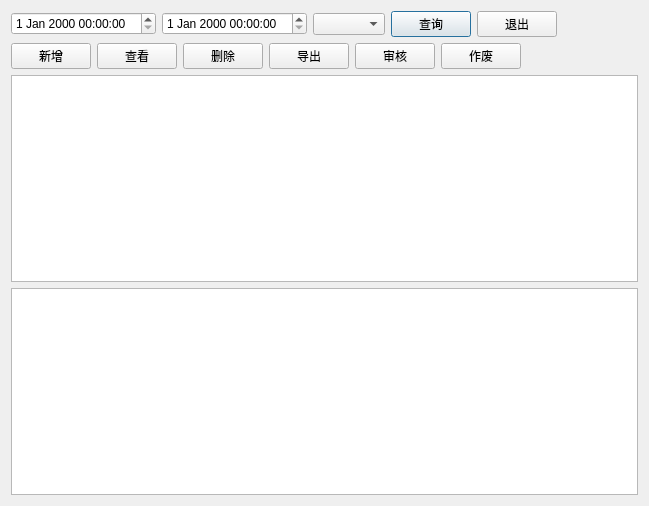
<?xml version="1.0" encoding="UTF-8"?>
<ui version="4.0">
 <class>w_inventory_input</class>
 <widget class="QDialog" name="w_inventory_input">
  <property name="geometry">
   <rect>
    <x>0</x>
    <y>0</y>
    <width>649</width>
    <height>506</height>
   </rect>
  </property>
  <property name="windowTitle">
   <string>Dialog</string>
  </property>
  <layout class="QVBoxLayout" name="verticalLayout">
   <item>
    <layout class="QHBoxLayout" name="horizontalLayout_2">
     <item>
      <widget class="lds_datetimeEdit" name="dateTimeEdit_from"/>
     </item>
     <item>
      <widget class="lds_datetimeEdit" name="dateTimeEdit_to"/>
     </item>
     <item>
      <widget class="lds_ComboBox" name="comboBox_ch_state"/>
     </item>
     <item>
      <widget class="lds_toolbar_button" name="pushButton_select">
       <property name="text">
        <string>查询</string>
       </property>
       <property name="outer_stylesheet" stdset="0">
        <string>pushbutton</string>
       </property>
      </widget>
     </item>
     <item>
      <widget class="lds_toolbar_button" name="pushButton_exit">
       <property name="text">
        <string>退出</string>
       </property>
       <property name="outer_stylesheet" stdset="0">
        <string>pushbutton</string>
       </property>
      </widget>
     </item>
     <item>
      <spacer name="horizontalSpacer_2">
       <property name="orientation">
        <enum>Qt::Horizontal</enum>
       </property>
       <property name="sizeHint" stdset="0">
        <size>
         <width>40</width>
         <height>20</height>
        </size>
       </property>
      </spacer>
     </item>
    </layout>
   </item>
   <item>
    <layout class="QHBoxLayout" name="horizontalLayout">
     <item>
      <widget class="lds_toolbar_button" name="pushButton_new">
       <property name="text">
        <string>新增</string>
       </property>
       <property name="outer_stylesheet" stdset="0">
        <string>pushbutton</string>
       </property>
      </widget>
     </item>
     <item>
      <widget class="lds_toolbar_button" name="pushButton_change">
       <property name="text">
        <string>查看</string>
       </property>
       <property name="outer_stylesheet" stdset="0">
        <string>pushbutton</string>
       </property>
      </widget>
     </item>
     <item>
      <widget class="lds_toolbar_button" name="pushButton_del">
       <property name="text">
        <string>删除</string>
       </property>
       <property name="outer_stylesheet" stdset="0">
        <string>pushbutton</string>
       </property>
      </widget>
     </item>
     <item>
      <widget class="lds_toolbar_button" name="pushButton_export">
       <property name="text">
        <string>导出</string>
       </property>
       <property name="outer_stylesheet" stdset="0">
        <string>pushbutton</string>
       </property>
      </widget>
     </item>
     <item>
      <widget class="lds_toolbar_button" name="pushButton_audit">
       <property name="text">
        <string>审核</string>
       </property>
       <property name="outer_stylesheet" stdset="0">
        <string>pushbutton_blue</string>
       </property>
      </widget>
     </item>
     <item>
      <widget class="lds_toolbar_button" name="pushButton_bad">
       <property name="text">
        <string>作废</string>
       </property>
       <property name="outer_stylesheet" stdset="0">
        <string>pushbutton_blue</string>
       </property>
      </widget>
     </item>
     <item>
      <spacer name="horizontalSpacer">
       <property name="orientation">
        <enum>Qt::Horizontal</enum>
       </property>
       <property name="sizeHint" stdset="0">
        <size>
         <width>40</width>
         <height>20</height>
        </size>
       </property>
      </spacer>
     </item>
    </layout>
   </item>
   <item>
    <widget class="lds_tableView" name="tableView_master"/>
   </item>
   <item>
    <widget class="lds_tableview_sum" name="tableView_detail"/>
   </item>
  </layout>
 </widget>
 <customwidgets>
  <customwidget>
   <class>lds_tableView</class>
   <extends>QTableView</extends>
   <header>lds_tableview.h</header>
  </customwidget>
  <customwidget>
   <class>lds_ComboBox</class>
   <extends>QComboBox</extends>
   <header>lds_combobox.h</header>
  </customwidget>
  <customwidget>
   <class>lds_toolbar_button</class>
   <extends>QPushButton</extends>
   <header>lds_toolbar_button.h</header>
  </customwidget>
  <customwidget>
   <class>lds_datetimeEdit</class>
   <extends>QDateTimeEdit</extends>
   <header>lds_datetimeedit.h</header>
  </customwidget>
  <customwidget>
   <class>lds_tableview_sum</class>
   <extends>QTableView</extends>
   <header>lds_tableview_sum.h</header>
  </customwidget>
 </customwidgets>
 <resources/>
 <connections/>
</ui>
